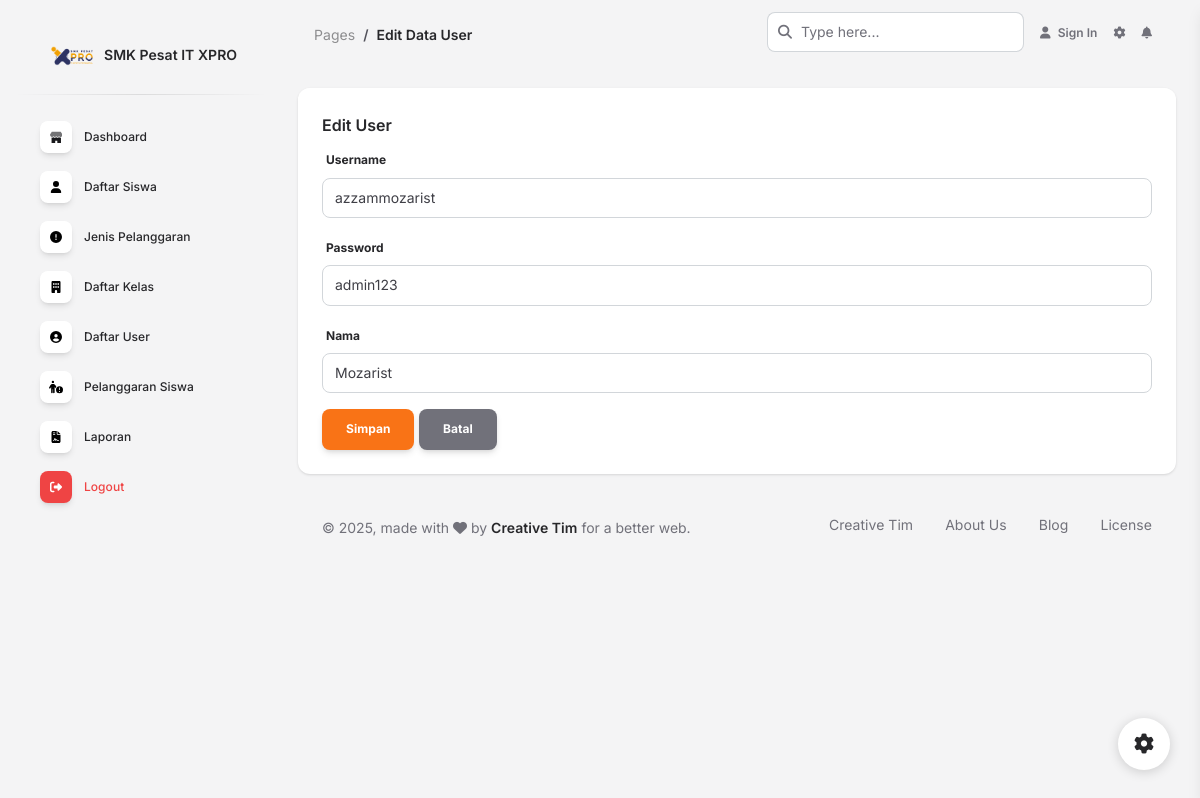
The app's page /pages/edit_user.php?id_user=1 with its own data.
### tables this page shows
CREATE TABLE `tbl_user` (
  `id_user` int NOT NULL,
  `username` varchar(50) NOT NULL,
  `password` varchar(50) NOT NULL,
  `nama` varchar(50) NOT NULL
);

### pages/edit_user.php (the view, shortened to what this page needs)
<?php
include "koneksi.php";
include "header.php" ;
$id_user = $_GET['id_user'];
$data_user = "select * from tbl_user where id_user = '$id_user'";
$go = mysqli_query($koneksi, $data_user);
$ambil_data = mysqli_fetch_assoc($go);
?>
    <div class="container-fluid py-4">
      <div class="row">
        <div class="col-12">
          <div class="card mb-4">
            <div class="card-header pb-0">
              <h6>Edit User</h6>
            </div>
            <div class="card-body px-0 pt-0 pb-2">
              <div class="table-responsive px-4">
              <form action="" method="POST">
            <div class="form-group">
                <label for="example-text-input" class="form-control-label">Username</label>
                <input class="form-control" type="text" value="<?=$ambil_data['username']?>" name="username" required>
            </div>
            <div class="form-group">
                <label for="example-text-input" class="form-control-label">Password</label>
                <input class="form-control" type="text" value="<?=$ambil_data['password']?>" name="password" required>
            </div>
            <div class="form-group">
                <label for="example-text-input" class="form-control-label">Nama</label>
                <input class="form-control" type="text" value="<?=$ambil_data['nama']?>" name="nama" required>
            </div>
            <button type="submit" class="btn btn-primary" name='go'>Simpan</button>
            <a href="daftar_user.php" class="btn btn-secondary">Batal</a>
              </form>
              </div>
            </div>
          </div>
        </div>
      </div>
      <footer class="footer pt-3  ">
        <div class="container-fluid">
          <div class="row align-items-center justify-content-lg-between">
            <div class="col-lg-6 mb-lg-0 mb-4">
              <div class="copyright text-center text-sm text-muted text-lg-start">
                © ,
                made with <i class="fa fa-heart"></i> by
                <a href="https://www.creative-tim.com" class="font-weight-bold" target="_blank">Creative Tim</a>
                for a better web.
              </div>
            </div>
            <div class="col-lg-6">
              <ul class="nav nav-footer justify-content-center justify-content-lg-end">
                <li class="nav-item">
                  <a href="https://www.creative-tim.com" class="nav-link text-muted" target="_blank">Creative Tim</a>
                </li>
                <li class="nav-item">
                  <a href="https://www.creative-tim.com/presentation" class="nav-link text-muted" target="_blank">About Us</a>
                </li>
                <li class="nav-item">
                  <a href="https://www.creative-tim.com/blog" class="nav-link text-muted" target="_blank">Blog</a>
                </li>
                <li class="nav-item">
                  <a href="https://www.creative-tim.com/license" class="nav-link pe-0 text-muted" target="_blank">License</a>
                </li>
              </ul>
            </div>
          </div>
        </div>
      </footer>
    </div>
  </main>
  <div class="fixed-plugin">
    <a class="fixed-plugin-button text-dark position-fixed px-3 py-2">
      <i class="fa fa-cog py-2"> </i>
    </a>
  </div>
</body>
</html>

### records on screen
tbl_user: username "azzammozarist", password "admin123", nama "Mozarist"
